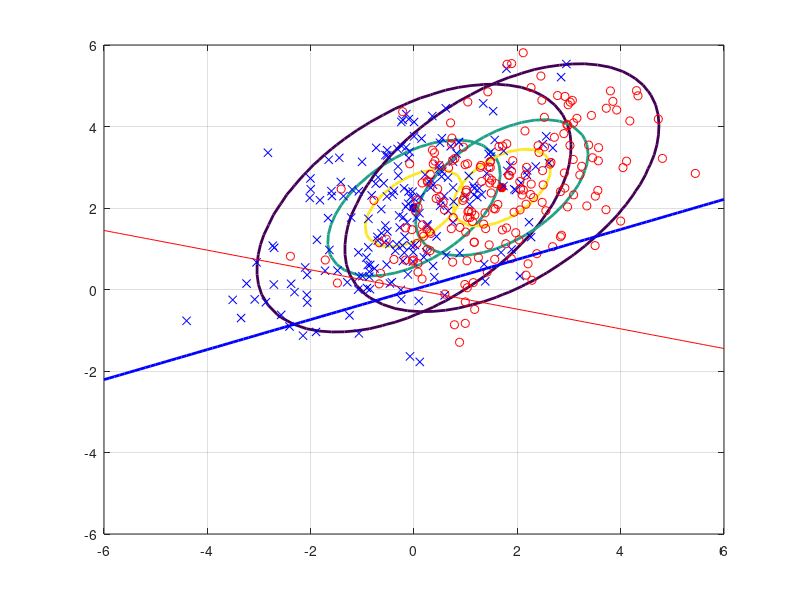

MATLAB code to generate this figure: (Note: this script raises an error after producing the figure.)
C1 = [2,1;1,2];
C2 = [2,1;1,2];
m1 = [0;2];
m2 = [1.7;2.5];

numGrid = 50;
xRange = linspace(-6.0, 6.0, numGrid);
yRange = linspace(-6.0, 6.0, numGrid);
P1 = zeros(numGrid, numGrid);
P2 = P1;
for i = 1:numGrid
    for j = 1:numGrid
        x = [yRange(j) xRange(i)]';
        P1(i,j) = mvnpdf(x', m1', C1);
        P2(i,j) = mvnpdf(x', m2', C2);
    end
end
Pmax = max(max([P1 P2]));
figure(1),clf,
contour(xRange, yRange, P1, [0.1*Pmax 0.5*Pmax 0.8*Pmax], 'LineWidth', 2);
hold on;
plot(m1(1),m1(2), 'b*', 'LineWidth', 4);
contour(xRange, yRange, P2, [0.1*Pmax 0.5*Pmax 0.8*Pmax], 'LineWidth', 2);
plot(m2(1),m2(2), 'r*', 'LineWidth', 4);

N = 200;
X1 = mvnrnd(m1, C1, N);
X2 = mvnrnd(m2, C2, N);
plot(X1(:,1),X1(:,2),'bx',X2(:,1),X2(:,2),'ro');grid on;

wF = inv(C1+C2)*(m1-m2);
xx = -6:0.1:6;
yy = xx*wF(2)/wF(1);

wr = zeros(2,1);
wr(1) = rand(1,1) * 2 - 1; wr(2) = rand(1,1) * 2 - 1;
xr = -6:0.1:6;
yr = xx*wr(2)/wr(1);
plot(xx,yy,'r',xr,yr,'b', 'LineWidth', 2);
rocResolution = 50;

[ROC, acc] = lab3f1(N,X1,X2,wF,rocResolution);

figure(3), clf,
plot(ROC(:,1), ROC(:,2), 'b', 'LineWidth', 2);
axis([0 100 0 100]);
grid on, hold on
plot(0:100, 0:100, 'b-');
xlabel('False Positive', 'FontSize', 16);
ylabel('True Positive', 'FontSize', 16);
title('Receiver Operating Characteristic Curve', 'FontSize', 20);

auc = abs(trapz(ROC(:,1),ROC(:,2)))/10000;
accx = linspace(1, rocResolution, rocResolution);
figure(4),clf,
plot(accx,acc,'b','LineWidth', 2);



[ROCr, accr] = lab3f1(N,X1,X2,wr,rocResolution);

figure(5), clf,
plot(ROCr(:,1), ROCr(:,2), 'b', 'LineWidth', 2);
axis([0 100 0 100]);
grid on, hold on
plot(0:100, 0:100, 'b-');
xlabel('False Positive', 'FontSize', 16);
ylabel('True Positive', 'FontSize', 16);
title('Receiver Operating Characteristic Curve', 'FontSize', 20);

aucr = abs(trapz(ROCr(:,1),ROCr(:,2)))/10000;
accx = linspace(1, rocResolution, rocResolution);
figure(6),clf,
plot(accx,accr,'b','LineWidth', 2);
disp([auc aucr]);

% X = [X1;X2];
% N1 = size(X1,1);
% N2 = size(X2,1);
% y = [ones(N1,1); -1*ones(N2,1)];
% d = zeros(N1+N2-1,1);
% nCorrect = 0;
% for jtst = 1:(N1+N2)
%     xtst = X(jtst,:);
%     ytst = y(jtst);
%     
%     jtr = setdiff(1:N1+N2, jtst);
%     Xtr = X(jtr,:);
%     ytr = y(jtr,1);
%     
%     for i = 1:(N1+N2-1)
%         d(i) = norm(Xtr(i,:)-xtst);
%     end
%     
%     [imin] = find(d == min(d));
%     
%     if(ytr(imin(1))*ytst>0)
%         nCorrect = nCorrect + 1;
%     else
%         disp('Incorrect classification');
%     end
% end
% 
% pCorrect = nCorrect*100/(N1+N2);
% disp(['Nearest neighbour accuracy: ' num2str(pCorrect)]);